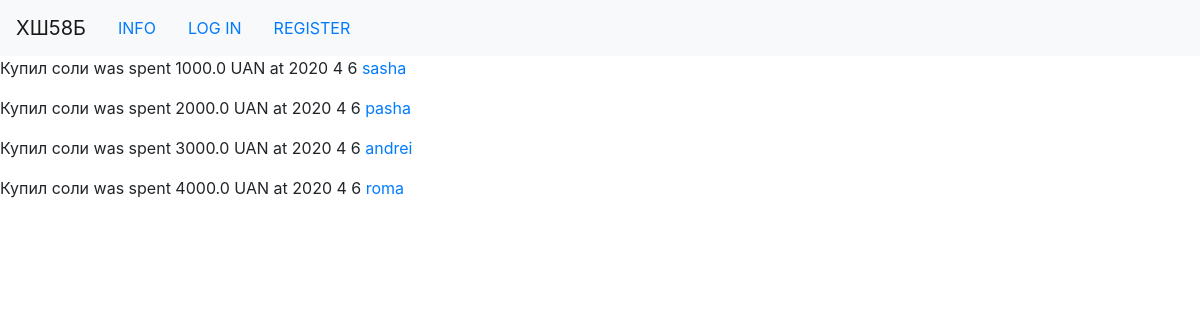
Page /all_costs on the committed database.
### main_app/models.py (models this page shows, shortened)
class Costs(db.Model):
    __tablename__ = "costs"
    id = db.Column(db.Integer, primary_key=True)
    cost_title = db.Column(db.String(128), nullable=False)
    spent_money = db.Column(db.Float, nullable=False)
    who_spent = db.Column(db.Integer, db.ForeignKey('users.id'), nullable=False)
    purchase_time = db.Column(db.DateTime, default=datetime.now())
    group_id = db.Column(db.Integer, db.ForeignKey('groups.id'), nullable=False)
    def __repr__(self):
        return f"{self.cost_title} was spent {self.spent_money} UAN " \
               f"at {self.purchase_time.year} {self.purchase_time.month} {self.purchase_time.day}  "

class User(db.Model, UserMixin):
    __tablename__ = 'users'
    id = db.Column(db.Integer, primary_key=True)
    username = db.Column(db.String(64), nullable=False, index=True, unique=True)
    email = db.Column(db.String(64), nullable=False, unique=True, index=True)
    password_hash = db.Column(db.String(128))
    profile_image = db.Column(db.String(128), nullable=False, default='default_profile_img.png')
    costs = db.relationship('Costs', backref='author', lazy=True)
    group_member = db.relationship('CostGroup', backref='group', lazy=True)
    role_id = db.Column(db.Integer, db.ForeignKey('roles.id'))

### main_app/costs/views.py (the view)
@costs.route('/all_costs')
def all():
    costs_all = Costs.query.all()
    return render_template('costs.html', costs=costs_all)

### main_app/templates/costs.html
{% extends "base.html" %}
{% block content %}
{% for cost in costs %}
   <p>
   {{ cost }} <a href="{{ url_for('users.info', username=cost.author.username) }}">{{ cost.author.username }}</a>
   </p>
    {% endfor %}
{% endblock %}

### main_app/templates/base.html (shortened to what this page needs)
<!DOCTYPE html>
<html lang="en">
<head>
    <link rel="stylesheet" href="https://stackpath.bootstrapcdn.com/bootstrap/4.4.1/css/bootstrap.min.css">
</head>
<body>
<nav class="navbar navbar-expand-lg navbar-light bg-light">
    <ul class='nav'>
    <li >
    <a class="navbar-brand" href="{{url_for('core.index')}}">ХШ58Б</a>
    </li>
    <li class="nav-item">
    <a class="nav-item nav-link active" href="{{url_for('core.info')}}">INFO</a>
    </li>
    {% if current_user.is_authenticated %}
     <li class='nav-link'>
    <a  href="{{url_for('users.logout')}}">LOGOUT</a>
     </li>
        <li class='nav-link'>
    <a  href="{{url_for('users.account')}}">ACCOUNT</a>
        </li>
        <li class='nav-link'>
    <a  href="{{url_for('costs.create')}}">CREATE COST</a>
        </li>
        <li class='nav-link'>
    <a  href="{{url_for('costs.all')}}">ALL COSTS</a>
        </li>
        <li class='nav-link'>
    <a  href="{{url_for('needs.create')}}">CREATE NEED</a>
        </li>
        <li class='nav-link'>
    <a  href="{{url_for('groups.create')}}">CREATE GROUP</a>
        </li>
          <li class='nav-link'>
    <a  href="{{url_for('groups.create_cost_group')}}">CREATE COST GROUP</a>
        </li>
    {% else %}
        <li class='nav-link'>
    <a  href="{{url_for('users.login')}}">LOG IN</a>
        </li>
        <li class='nav-link'>
    <a  href="{{url_for('users.register')}}">REGISTER</a>
        </li>
    {% endif %}
    </ul>
</nav>
{% block content %}
{% endblock %}
</body>
</html>

### rows in the picture
Costs: cost_title+spent_money+purchase_time "Купил соли was spent 1000.0 UAN at 2020 4 6", author.username "sasha"
Costs: cost_title+spent_money+purchase_time "Купил соли was spent 2000.0 UAN at 2020 4 6", author.username "pasha"
Costs: cost_title+spent_money+purchase_time "Купил соли was spent 3000.0 UAN at 2020 4 6", author.username "andrei"
Costs: cost_title+spent_money+purchase_time "Купил соли was spent 4000.0 UAN at 2020 4 6", author.username "roma"
